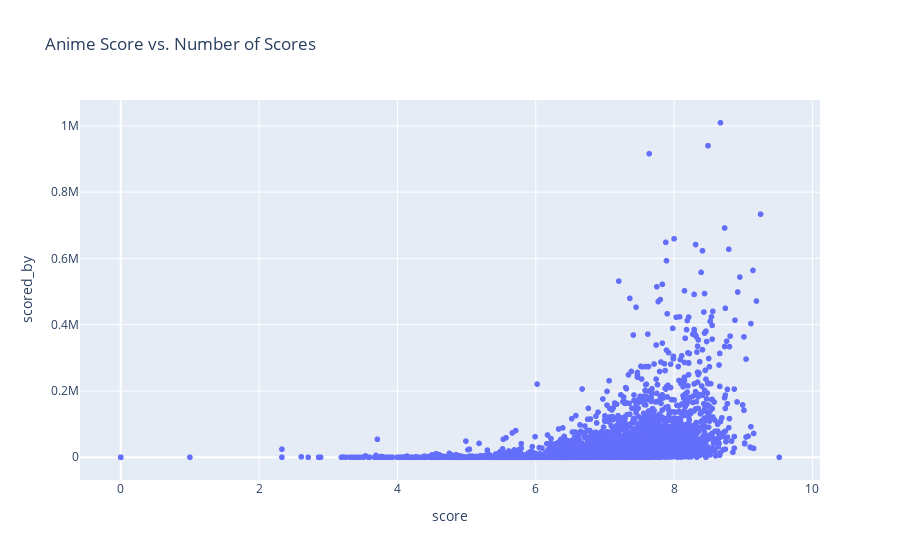

Here is the notebook cell this chart was saved with:
### Markdown cell above
From the Graph we can see that the highest number of the animes were aired in the year 2016. Apart from that we can also see that there is a gradual increment in the number of animes aired over the years but there is a sudden drop in the years 2017 and 2018.

### Code cell
# Create a scatter plot
fig = px.scatter(anime_data, x = 'score', y = 'scored_by', 
                 labels = {'Score':'Overall Score', 'Members':'Number of Scores'}, 
                 title = 'Anime Score vs. Number of Scores')

fig.show()

### Figure 1 — Plotly figure (JSON) as saved in the notebook; plotly's stock layout.template omitted (floating-point values rounded to 4 significant figures; data arrays with more than 128 entries replaced by an {"elided": "..."} marker saying what was removed)
{"data": [{"hovertemplate": "score=%{x}<br>scored_by=%{y}<extra></extra>", "legendgroup": "", "marker": {"color": "#636efa", "symbol": "circle"}, "mode": "markers", "name": "", "showlegend": false, "type": "scattergl", "x": {"elided": "6668 float values"}, "xaxis": "x", "y": {"elided": "6668 int values"}, "yaxis": "y"}], "layout": {"legend": {"tracegroupgap": 0}, "title": {"text": "Anime Score vs. Number of Scores"}, "xaxis": {"anchor": "y", "domain": [0, 1], "title": {"text": "score"}}, "yaxis": {"anchor": "x", "domain": [0, 1], "title": {"text": "scored_by"}}}}
